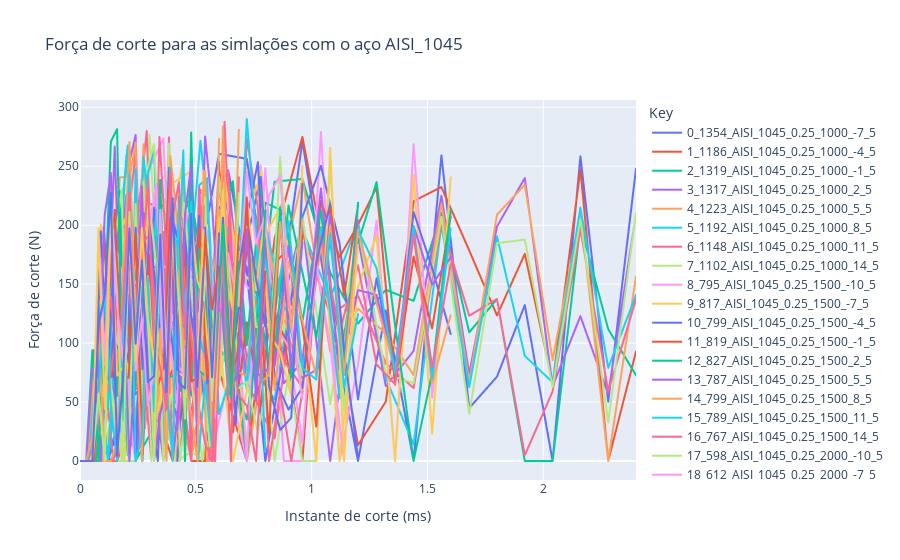
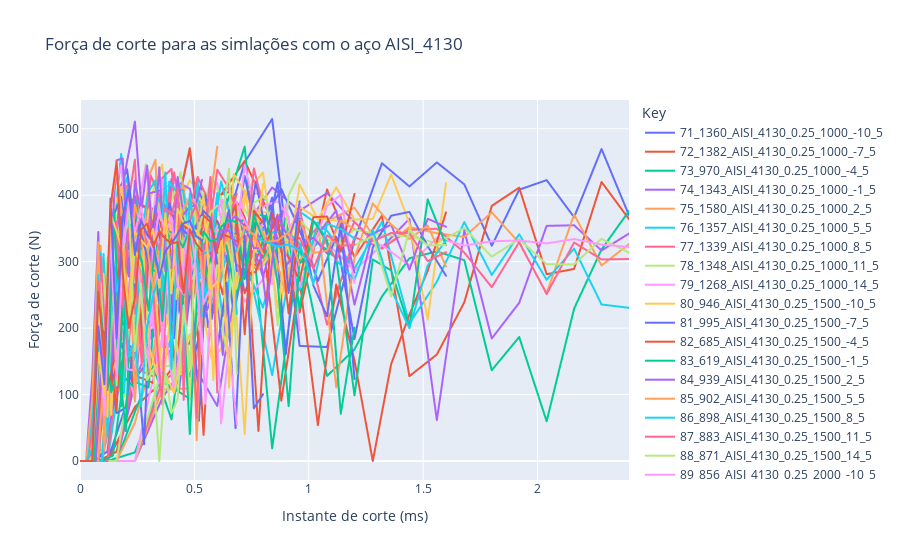
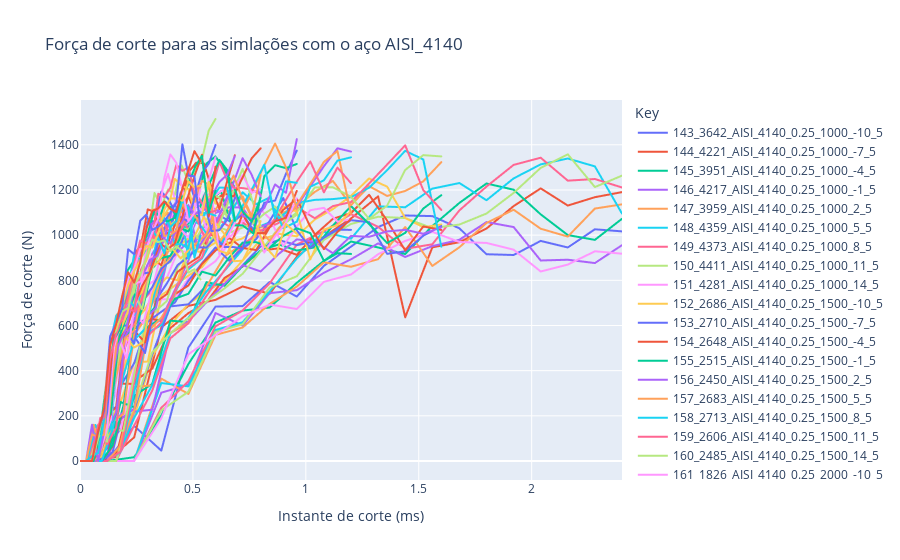
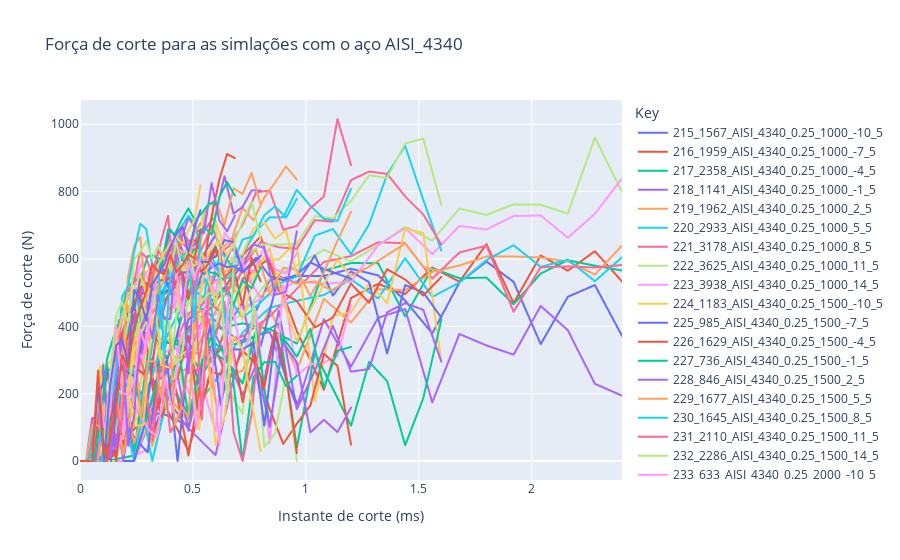

Here is the notebook cell these charts were saved with, in order:
### Code cell
import plotly.express as px

for material in df_pivoted_2["material"].unique():
    fig = px.line(df_pivoted_2[df_pivoted_2["material"]==material], x="x", y="y", color='Key',
                  labels={
                         "y": "Força de corte (N)",
                         "x": "Instante de corte (ms)",
                     },
                    title=f"Força de corte para as simlações com o aço {material}")
    fig.show()
